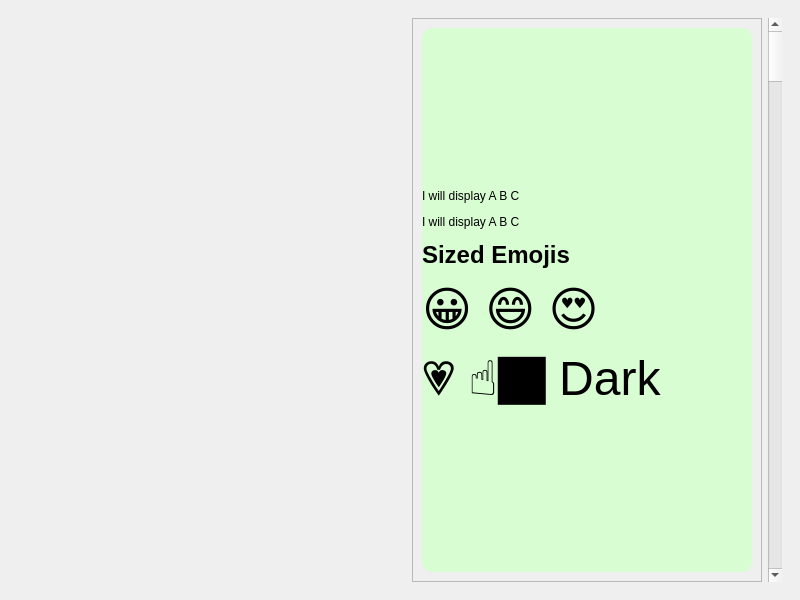
<?xml version="1.0" encoding="UTF-8"?>
<ui version="4.0">
 <class>MainWindow</class>
 <widget class="QMainWindow" name="MainWindow">
  <property name="geometry">
   <rect>
    <x>0</x>
    <y>0</y>
    <width>800</width>
    <height>600</height>
   </rect>
  </property>
  <property name="windowTitle">
   <string>MainWindow</string>
  </property>
  <widget class="QWidget" name="centralwidget">
   <layout class="QHBoxLayout" name="horizontalLayout">
    <item>
     <widget class="QWidget" name="leftBodyContainer" native="true"/>
    </item>
    <item>
     <widget class="QWidget" name="rightBodyContainer" native="true">
      <layout class="QHBoxLayout" name="horizontalLayout_2">
       <item>
        <widget class="QFrame" name="frame">
         <property name="styleSheet">
          <string notr="true">QLabel{
border-radius: 10px;
}</string>
         </property>
         <property name="frameShape">
          <enum>QFrame::StyledPanel</enum>
         </property>
         <property name="frameShadow">
          <enum>QFrame::Raised</enum>
         </property>
         <layout class="QVBoxLayout" name="verticalLayout">
          <item>
           <widget class="QLabel" name="label_3">
            <property name="styleSheet">
             <string notr="true">background-color: #d9fdd3;</string>
            </property>
            <property name="text">
             <string>&lt;html&gt;&lt;head/&gt;&lt;body&gt;&lt;p&gt;I will display A B C&lt;/p&gt;&lt;p&gt;I will display A B C &lt;/p&gt;&lt;p&gt;&lt;span style=&quot; font-size:xx-large; font-weight:600;&quot;&gt;Sized Emojis&lt;/span&gt;&lt;/p&gt;&lt;p&gt;&lt;span style=&quot; font-size:48px; color:#000000;&quot;&gt;😀 😄 😍&lt;/span&gt;&lt;/p&gt;&lt;p&gt;&lt;span style=&quot; font-size:48px; color:#000000;&quot;&gt; 💗 ☝🏿 Dark &lt;/span&gt;&lt;/p&gt;&lt;/body&gt;&lt;/html&gt;</string>
            </property>
           </widget>
          </item>
         </layout>
        </widget>
       </item>
       <item>
        <widget class="QScrollBar" name="verticalScrollBar">
         <property name="orientation">
          <enum>Qt::Vertical</enum>
         </property>
        </widget>
       </item>
      </layout>
     </widget>
    </item>
   </layout>
  </widget>
 </widget>
 <resources/>
 <connections/>
</ui>
